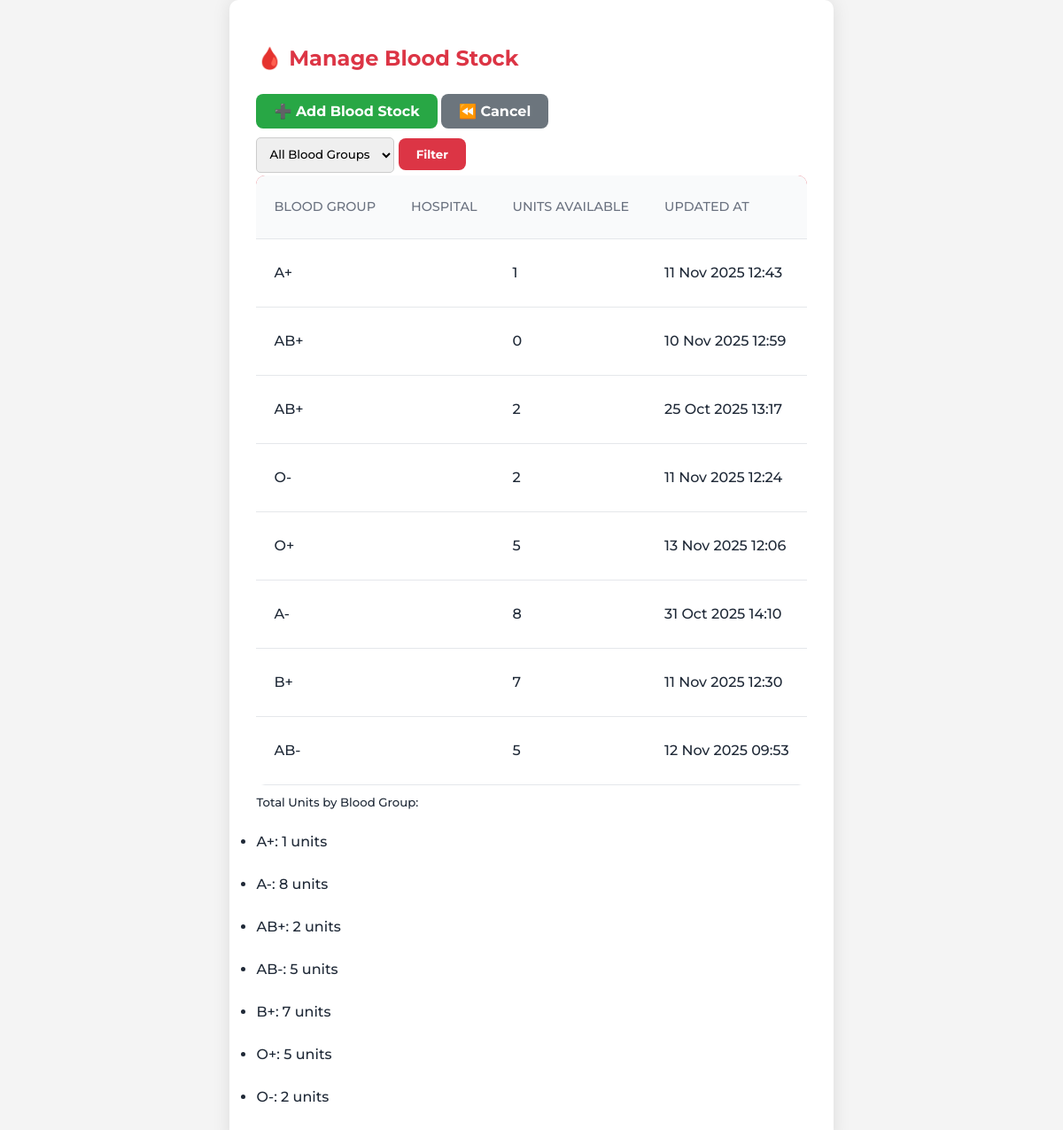
The app's page /manage_bloodstock/ (signed in) with its own data.
### blood_bank_app/models.py (models this page shows, shortened)
class BloodStock(models.Model):
    BLOOD_GROUPS = [
        ('A+', 'A+'), ('A-', 'A-'),
        ('B+', 'B+'), ('B-', 'B-'),
        ('AB+', 'AB+'), ('AB-', 'AB-'),
        ('O+', 'O+'), ('O-', 'O-'),
    ]
    hospital = models.ForeignKey('HospitalDetail', on_delete=models.CASCADE, null=True, blank=True)
    blood_group = models.CharField(max_length=3, choices=BLOOD_GROUPS)
    units_available = models.PositiveIntegerField(default=0)
    updated_at = models.DateTimeField(auto_now=True)

### blood_bank_app/views.py (the view)
# urls.py: path('manage_bloodstock/', views.manage_bloodstock, name='manage_bloodstock'),
@login_required
def manage_bloodstock(request):
    stock = BloodStock.objects.all()
    blood_group = request.GET.get('blood_group')
    if blood_group:
        stock = stock.filter(blood_group=blood_group)
    hospital = request.GET.get('hospital')
    if hospital:
        stock = stock.filter(hospital_id=hospital)
    hospitals = HospitalDetail.objects.all()
    total_units = stock.values('blood_group').annotate(total=Sum('units_available'))
    return render(request, 'partials/manage_bloodstock.html', {
        'blood_stock': stock,
        'hospitals': hospitals,
        'blood_groups': BloodStock.BLOOD_GROUPS,  # pass this for filter dropdown
        'total_units': total_units
    })

### blood_bank_app/templates/partials/manage_bloodstock.html (shortened to what this page needs)
{% extends 'master.html' %}
{% load static %}
{% block content %}
<div class="login-container">
    <div class="login-card w-100">
        <h2 class="text-center mb-4">🩸 Manage Blood Stock</h2>
        <div class="d-flex justify-content-between mb-3">
            <a href="{% url 'add_blood_stock' %}" class="btn btn-success">➕ Add Blood Stock</a>
            <a href="{% url 'admin_dashboard' %}" class="btn btn-secondary">⏪ Cancel</a>
        </div>
        <form method="get" class="mb-4 d-flex gap-2">
            <select name="blood_group" class="form-control">
                <option value="">All Blood Groups</option>
            </select>
            <button type="submit" class="btn btn-primary">Filter</button>
        </form>
        <div class="table-responsive">
            <table class="table table-hover text-center">
                <thead>
                    <tr>
                        <th>Blood Group</th>
                        <th>Hospital</th>
                        <th>Units Available</th>
                        <th>Updated At</th>
                    </tr>
                </thead>
                <tbody>
                    {% for item in blood_stock %}
                        <tr>
                            <td>{{ item.blood_group }}</td>
                            <td>{{ item.hospital.hospital_name }}</td>
                            <td>{{ item.units_available }}</td>
                            <td>{{ item.updated_at|date:"d M Y H:i" }}</td>
                        </tr>
                    {% empty %}
                        <tr>
                            <td colspan="4">No blood stock available.</td>
                        </tr>
                    {% endfor %}
                </tbody>
            </table>
        </div>
        <div class="mt-4">
            <h5>Total Units by Blood Group:</h5>
            <ul class="list-group list-group-horizontal flex-wrap">
                {% for item in total_units %}
                    <li class="list-group-item flex-fill text-center">
                        {{ item.blood_group }}: {{ item.total }} units
                    </li>
                {% endfor %}
            </ul>
        </div>
    </div>
</div>
{% endblock %}

### blood_bank_app/static/css/index.css (style rules this page uses)
body { margin: 0; font-family: Arial, sans-serif; background-color: #fff5f5; color: #333; }
html { scroll-behavior: smooth; }
.btn { background-color: #ff4d4d; color: white; padding: 10px 25px; border-radius: 8px; text-decoration: none; font-weight: bold; }

### blood_bank_app/static/css/admin_dashboard.css (style rules this page uses)
:root { --primary: #e63946; --primary-dark: #b91c1c; --background: #f8f9fa; --surface: #ffffff; --text-dark: #1f2937; --text-light: #6b7280; --border: #e5e7eb; --shadow: rgba(0, 0, 0, 0.08); }
* { margin: 0; padding: 0; box-sizing: border-box; font-family: "Montserrat"; font-weight: 500; }
body { background-color: var(--background); color: var(--text-dark); overflow-x: hidden; }
.table { width: 100%; border-collapse: collapse; }
.table th, .table td { text-align: left; padding: 14px 20px; border-bottom: 1px solid var(--border); color: var(--text-dark); }
.table th { background: #f9fafb; color: var(--text-light); text-transform: uppercase; font-size: 0.9rem; }

### blood_bank_app/templates/partials/manage_bloodstock.html (style rules this page uses)
body { background-color: #f4f4f4; }
.login-container { display: flex; justify-content: center; align-items: flex-start; min-height: 90vh; line-height: 3; }
.login-card { background-color: white; padding: 30px; border-radius: 10px; box-shadow: 0px 0px 20px rgba(0,0,0,0.1); max-width: 900px; }
h2 { color: #dc3545; font-weight: bold; }
.btn-primary { background-color: #dc3545; border: none; padding: 10px 20px; }
.btn-secondary { background-color: #6c757d; border: none; padding: 10px 20px; }
.btn-success { background-color: #28a745; border: none; padding: 10px 20px; }
.table { border-radius: 10px; overflow: hidden; }
.table thead { background-color: #dc3545 !important; color: white; }
.form-control { padding: 10px; border-radius: 5px; border: 1px solid #ccc; }

### records on screen
BloodStock: blood_group "A+", units_available "1", updated_at "11 Nov 2025 12:43"
BloodStock: blood_group "AB+", units_available "0", updated_at "10 Nov 2025 12:59"
BloodStock: blood_group "AB+", units_available "2", updated_at "25 Oct 2025 13:17"
BloodStock: blood_group "O-", units_available "2", updated_at "11 Nov 2025 12:24"
BloodStock: blood_group "O+", units_available "5", updated_at "13 Nov 2025 12:06"
BloodStock: blood_group "A-", units_available "8", updated_at "31 Oct 2025 14:10"
BloodStock: blood_group "B+", units_available "7", updated_at "11 Nov 2025 12:30"
BloodStock: blood_group "AB-", units_available "5", updated_at "12 Nov 2025 09:53", total "5"

### other values on screen
{{ item.blood_group }} "A+" "A-" "AB+" "B+" "O+" "O-"
{{ item.total }} "1" "8" "2" "7" "5" "2"
